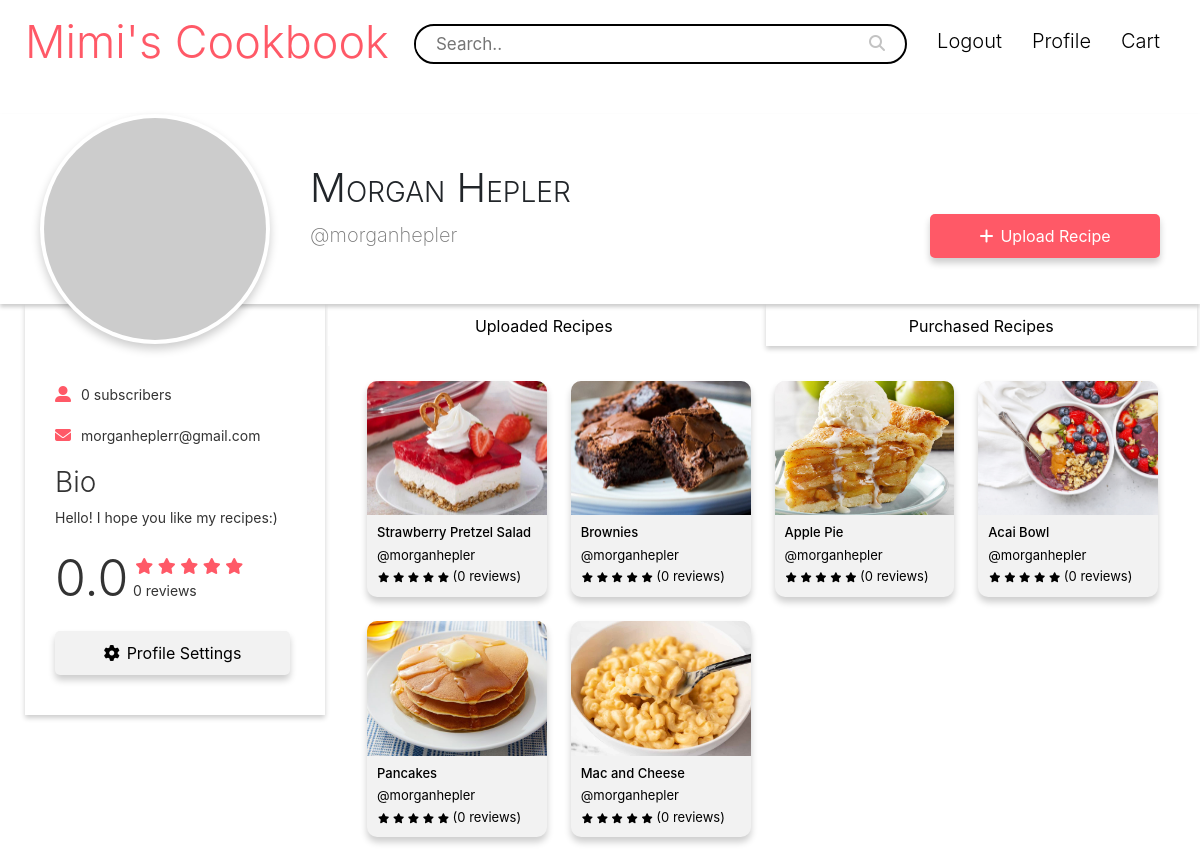
The app's page /profile (signed in) with its own data.
### app/models.py (models this page shows)
class User(db.Model, UserMixin):
    __tablename__ = 'user'
    id = db.Column(db.Integer, primary_key=True)
    email = db.Column(db.String(150), unique=True)
    password = db.Column(db.String(150))
    username = db.Column(db.String(150), unique=True)
    full_name = db.Column(db.String(150))
    profile_id = db.Column(db.Integer, db.ForeignKey('profile.id'))
    profile = db.relationship("Profile", backref="profile_id")
    def avatar(self, size):
        digest = md5(self.email.lower().encode('utf-8')).hexdigest()
        return 'https://www.gravatar.com/avatar/{}?d=identicon&s={}'.format(
            digest, size)

class Profile(db.Model):
    __tablename__ = 'profile'
    id = db.Column(db.Integer, primary_key=True)
    bio = db.Column(db.String(255), default="")
    subscribers = db.Column(db.Integer, default=0)
    rating = db.Column(db.Float, default=0.0)
    num_reviews = db.Column(db.Integer, default=0)

class Recipe(db.Model):
    __tablename__ = 'recipe'
    id = db.Column(db.Integer, primary_key=True)
    user_id = db.Column(db.Integer)
    username = db.Column(db.String(255))
    title = db.Column(db.String(255))
    time = db.Column(db.String(255))
    servings = db.Column(db.String(255))
    ingredients = db.Column(db.String(255))
    directions = db.Column(db.String(10000))
    photo_path = db.Column(db.String(255))

### app/views.py (the view)
@views.route('/profile')
@login_required
def profile():
    profile = Profile.query.filter_by(id=current_user.id).first()
    return render_template('profile.html', user=current_user, profile=profile, recipes=Recipe.query.filter_by(user_id=current_user.id).all())

### app/__init__.py (called while the page is built)
def create_app():
    app = Flask(__name__)
    app.config['SECRET_KEY'] = 'M2t3ir@ml@vK'
    app.config['SQLALCHEMY_DATABASE_URI'] = f'sqlite:///{DB_NAME}'
    db.init_app(app)
    from .views import views
    from .auth import auth
    app.register_blueprint(views, url_prefix='/')
    app.register_blueprint(auth, url_prefix='/')
    from .models import User
    with app.app_context():
        db.create_all()
    login_manager = LoginManager()
    login_manager.login_view = 'auth.login'
    login_manager.init_app(app)
    @login_manager.user_loader
    def load_user(id):
        return User.query.get(int(id))
    flask_change_password = ChangePassword(
        min_password_length=7, rules=dict(long_password_override=2))
    flask_change_password.init_app(app)
    return app

### app/templates/profile.html (shortened to what this page needs)
{% extends "base.html" %}
{% block content %}
<div class="navbar">
    <a href="/search" class="logo-text-link">
        <div class="logo-text">
            Mimi's Cookbook
        </div>
    </a>
    <form class="searchbar">
        <input type="text" name="search" placeholder="Search..">
        <button type="submit"><i class="fa fa-search"></i></button>
    </form>
    <div>
        <ul id='nav-links' class="nav-links">
            <li><a href="{{ url_for('auth.logout') }}">Logout</a></li>
            <li><a href="{{ url_for('views.profile') }}">Profile</a></li>
            <li><a href="">Cart</a></li>
        </ul>
    </div>
</div>
<div class="profile-container">
    <div class="profile-header">
        <div class="profile-img">
            <img src="{{ user.avatar(280) }}" width="200" alt="">
        </div>
        <div class="profile-name-info">
            <h3 class="user-name">{{user.full_name}}</h3>
            <div class="user-username">
                <p>@{{user.username}}</p>
            </div>
        </div>
        <div class="uploadbtn-container">
            <a href="{{ url_for('views.recipe_upload') }}">
                <button class="uploadbtn"><i class="fas fa-plus"></i><span class="hide-upload-btn-content">Upload Recipe</span></button>
            </a>
        </div>
    </div>
    <div class="profile-body">
        <div class="left-side">
            <div class="profile-side">
                <p class="user-subscribers"><i class="fas fa-user-alt"></i>{{profile.subscribers}} subscribers</p>
                <p class="user-email"><i class="fas fa-envelope"></i>{{user.email}}</p>
                <div class="user-bio">
                    <h3>Bio</h3>
                    <p>{{profile.bio}}</p>
                </div>
                <div class="user-rating">
                    <h3 class="rating">{{profile.rating}}</h3>
                    <div class="rate">
                        <div class="stars">
                            <i class="fas fa-star"></i>
                            <i class="fas fa-star"></i>
                            <i class="fas fa-star"></i>
                            <i class="fas fa-star"></i>
                            <i class="fas fa-star"></i>
                        </div>
                    </div>
                    <div class="no-reviews">
                        {{profile.num_reviews}} reviews
                    </div>
                </div>
                <a href="{{ url_for('views.update_profile') }}">
                    <button class="settingsbtn1"><i class="fa fa-gear"></i>Profile Settings</span></button>
                </a>
            </div>
        </div>
        <div class="right-side">
            <div class="profile-tabs">
                <ul>
                    <li><button class="tabs-btn active">Uploaded Recipes</button></li>
                    <li><button class="tabs-btn">Purchased Recipes</button></li>
                </ul>
            </div>
            <div class="profile-recipes">
                <ul>
                    {% for recipe in recipes %}
                    <a href="{{ url_for('views.recipe_view', recipe_id=recipe.id) }}"><li>
                        <img src="{{url_for('static', filename=recipe.photo_path)}}" alt="">
                        <h4>{{recipe.title}}</h4>
                        <p>@{{user.username}}</p>
                        <div class="recipe-stars">
                            <i class="fas fa-star"></i>
                            <i class="fas fa-star"></i>
                            <i class="fas fa-star"></i>
                            <i class="fas fa-star"></i>
                            <i class="fas fa-star"></i>
                            (0 reviews)
                        </div>
                    </li></a>
                    {% endfor %}
                </ul>
            </div>
        </div>
    </div>
</div>
{% endblock %}

### records on screen
User: full_name "Morgan Hepler", username "morganhepler", email "morganheplerr@gmail.com"
Profile: subscribers "0", bio "Hello! I hope you like my recipes:)", rating "0.0", num_reviews "0"
Recipe: photo_path (picture), title "Strawberry Pretzel Salad"
Recipe: photo_path (picture), title "Brownies"
Recipe: photo_path (picture), title "Apple Pie"
Recipe: photo_path (picture), title "Acai Bowl"
Recipe: photo_path (picture), title "Pancakes"
Recipe: photo_path (picture), title "Mac and Cheese"
